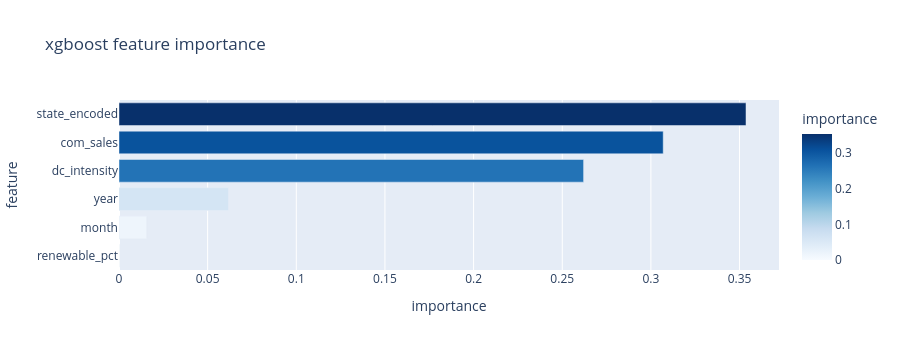

The code cell stored with this chart in its notebook:
### Markdown cell above
## Plotting feature importance
- understand which features are more important in helping the model to make a decision

### Code cell
importance_df = pd.DataFrame({
    'feature': FEATURES,
    'importance': model.feature_importances_
}).sort_values('importance', ascending=True)

fig = px.bar(
    importance_df,
    x='importance',
    y='feature',
    orientation='h',
    title='xgboost feature importance',
    color='importance',
    color_continuous_scale='Blues'
)
fig.update_layout(showlegend=False, height=350)
fig.write_html('../logs/feature_importance.html', include_plotlyjs='cdn')
fig.show()

plt.figure(figsize=(7, 4))
plt.barh(importance_df['feature'], importance_df['importance'])
plt.title('xgboost feature importance')
plt.xlabel('importance')
plt.ylabel('feature')
plt.tight_layout()
plt.show()

### Figure 1 — Plotly figure (JSON) as saved in the notebook; plotly's stock layout.template omitted (floating-point values rounded to 4 significant figures)
{"data": [{"hovertemplate": "importance=%{marker.color}<br>feature=%{y}<extra></extra>", "legendgroup": "", "marker": {"color": [0.0, 0.01562, 0.06176, 0.262, 0.3069, 0.3536], "coloraxis": "coloraxis", "pattern": {"shape": ""}}, "name": "", "orientation": "h", "showlegend": false, "textposition": "auto", "type": "bar", "x": [0.0, 0.01562, 0.06176, 0.262, 0.3069, 0.3536], "xaxis": "x", "y": ["renewable_pct", "month", "year", "dc_intensity", "com_sales", "state_encoded"], "yaxis": "y"}], "layout": {"barmode": "relative", "coloraxis": {"colorbar": {"title": {"text": "importance"}}, "colorscale": [[0, "rgb(247,251,255)"], [0.125, "rgb(222,235,247)"], [0.25, "rgb(198,219,239)"], [0.375, "rgb(158,202,225)"], [0.5, "rgb(107,174,214)"], [0.625, "rgb(66,146,198)"], [0.75, "rgb(33,113,181)"], [0.875, "rgb(8,81,156)"], [1, "rgb(8,48,107)"]]}, "height": 350, "legend": {"tracegroupgap": 0}, "showlegend": false, "title": {"text": "xgboost feature importance"}, "xaxis": {"anchor": "y", "domain": [0, 1], "title": {"text": "importance"}}, "yaxis": {"anchor": "x", "domain": [0, 1], "title": {"text": "feature"}}}}
